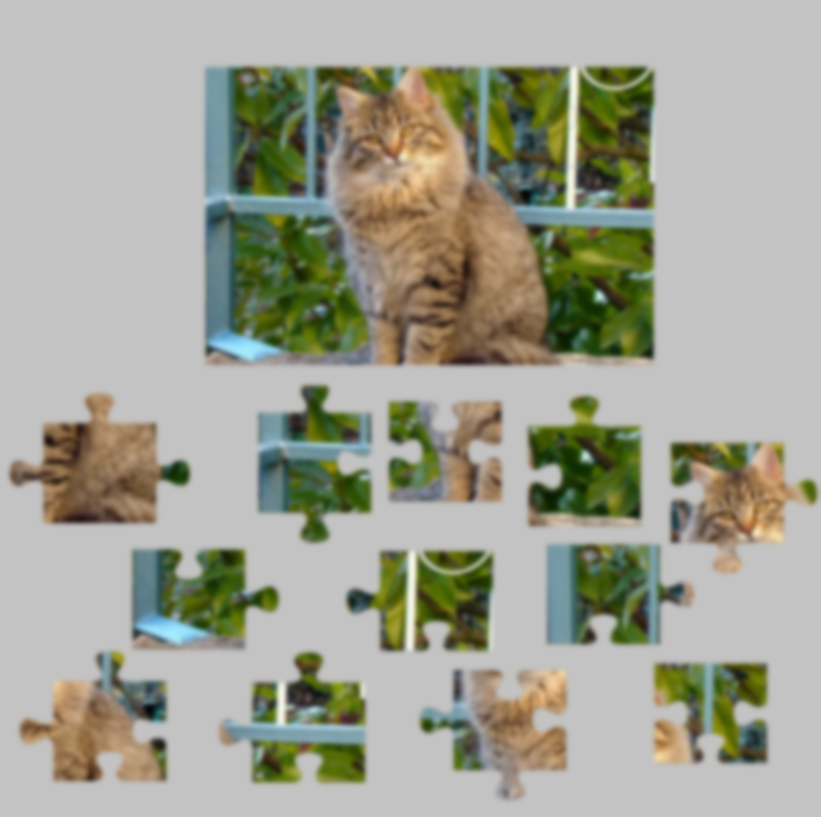
#> input picture pythonRecognitionAndGeneration/bluuuuur.png, 2462 x 2450 px (shown at 1/3 size)
$ python shape_recognition.py --image bluuuuur.png
#> lines starting #> are read from the running program, lines starting #| are printed output that depends on the picture; after the words box and inside, x2 and y2 are one past the last pixel; in counts of white or black regions, pixels touching at a corner belong together
### pythonRecognitionAndGeneration/image_search/detector.py
import cv2 as cv

PERCENT = 0.04  # Normally somewhere between 1-5%.


# Detector class will receive a contour print the vertices
class Detector:
    def __init__(self):
        pass

        # c is a contour - list of vertices.

    def detect(self, c):
        # c is the countour of our shape.
        # Countour approximation is done using approxPolyDP.
        shape = "nothing"
        perimeter = cv.arcLength(c, True)  # Perimeter of the contour.
        approx = cv.approxPolyDP(c, PERCENT * perimeter, True)  # Approxx will be a contour with smooth surfaces.
        print(approx)

### pythonRecognitionAndGeneration/shape_recognition.py
from image_search.detector import Detector

import argparse
import imutils
import cv2 as cv
import numpy as np

# Parser for arguments and potentially flags.

# Specify desired arguments.
argsParser = argparse.ArgumentParser()
argsParser.add_argument("-i", "--image", required = True,
                        help = "path to input puzzle image.") # Will correspond to "image" argument

# Parse the arguments.
args = vars(argsParser.parse_args())


# Loading and Image Processing.

image = cv.imread(args["image"])
#> image is the input picture: shape (2450, 2462, 3); mean B, G, R 147.4, 161.8, 160.7

# Resize to better approximate shapes, this should work as the pieces have rough edges and shapes.
resizedImage = imutils.resize(image, width=300)
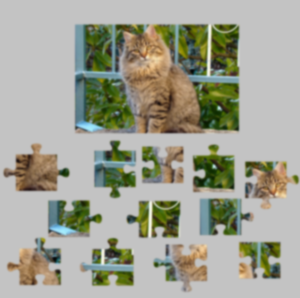
#> resizedImage: shape (298, 300, 3); mean B, G, R 147.4, 161.8, 160.7
ratio = image.shape[0] / float(resizedImage.shape[0])
#> ratio = 8.22

# Adjust brightness and contrast
# TODO: make this automatic
alpha = 1.95
beta = 0
contrastImage = cv.convertScaleAbs(resizedImage, alpha=alpha, beta=beta)
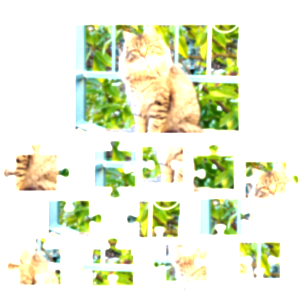
#> contrastImage: shape (298, 300, 3); mean B, G, R 211.3, 236.5, 231.5
cv.imwrite("debugimages/contrast.jpg", contrastImage)

# Convert resized image to GS, Blur it and apply threshold.
grayImage = cv.cvtColor(contrastImage, cv.COLOR_BGR2GRAY)
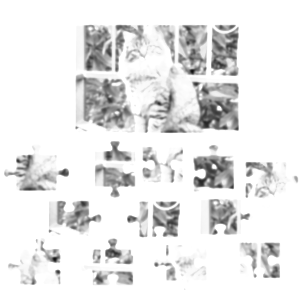
#> grayImage: shape (298, 300); min 15, max 255, mean 232.1
cv.imwrite("debugimages/gray.jpg", grayImage)


# blurredImage = cv.GaussianBlur(grayImage, (5, 5), 0)
# cv.imwrite("blur.jpg", blurredImage)

# Replaced blurredImage with grayImage.
threshImage = cv.threshold(grayImage, 195, 255, cv.THRESH_BINARY_INV)[1]
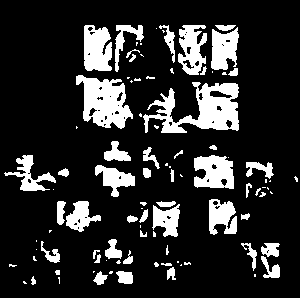
#> threshImage: shape (298, 300); 17.3% white; 96 white regions (47 under 20 px)

cv.imwrite("debugimages/thresh.jpg", threshImage)

# Find contours and deal with them.
contours = cv.findContours(threshImage, cv.RETR_EXTERNAL, cv.CHAIN_APPROX_SIMPLE)
#> contours = 96 contours, 59 with area under 20; largest, box (x1, y1, x2, y2) and area: (143, 82, 239, 133) 2365, (76, 75, 133, 129) 1850, (84, 25, 112, 71) 1026, (194, 155, 234, 189) 1021, (178, 25, 207, 75) 894
contours = imutils.grab_contours(contours)

detector = Detector()

rotatedImage = np.zeros_like(image)
for c in contours:
    print("Here is a shape: ")
    detector.detect(c)
    # Make the contour straight using the min area rectangle.
    rect = cv.minAreaRect(c)

    angle = rect[2]
    rows, cols = rotatedImage.shape[:2]
    M = cv.getRotationMatrix2D(rect[0], angle, 1)

    contour_rotated = cv.transform(c.reshape(-1, 1, 2), M).reshape(-1, 2)
    contour_rotated = contour_rotated.astype(np.int32)

    # Needed for debugging
    cv.drawContours(rotatedImage, [contour_rotated], 0, (255,255,255), 2)

    print("Here is the same shape, rotated: ")
    detector.detect(contour_rotated)

    ogArea = cv.contourArea(c)
    rotatedArea = cv.contourArea(contour_rotated)
    print("Area:")
    print(ogArea)
    print(rotatedArea)
#> this loop made 96 passes
#> (rect, angle, M, ogArea, rotatedArea) on passes 7, 10, 19, 21, 22: (((99.9, 278.3), (12.78, 10.29), -60.26), -60.26, [[0.496, -0.868, 292], [0.868, 0.496, 53.49]], 92.5, 91.5), (((171, 273), (12, 8), -90), -90, [[6.12e-17, -1, 444], [1, 6.12e-17, 102]], 60, 60), (((270, 266.5), (21, 18), -90), -90, [[6.12e-17, -1, 536.5], [1, 6.12e-17, -3.5]], 157.5, 152), (((97.95, 258.6), (9.32, 4.6), -66.8), -66.8, [[0.394, -0.919, 297.1], [0.919, 0.394, 66.72]], 22, 23), (((129, 258.2), (14.29, 7.9), -61.39), -61.39, [[0.479, -0.878, 293.9], [0.878, 0.479, 21.25]], 48.5, 50.5)
#> (rect, angle, M, ogArea, rotatedArea) on passes 5, 36, 37, 43: (((124, 277), (12, 16), -90), -90, [[6.12e-17, -1, 401], [1, 6.12e-17, 153]], 152, 152), (((245, 216), (6, 8), -90), -90, [[6.12e-17, -1, 461], [1, 6.12e-17, -29]], 30, 30), (((144.2, 215.8), (14.72, 5.28), -66.04), -66.04, [[0.406, -0.914, 282.8], [0.914, 0.406, -3.61]], 49, 48.5), (((61, 212.5), (23, 8), -90), -90, [[6.12e-17, -1, 273.5], [1, 6.12e-17, 151.5]], 135, 144)
#> (printed output is left out)
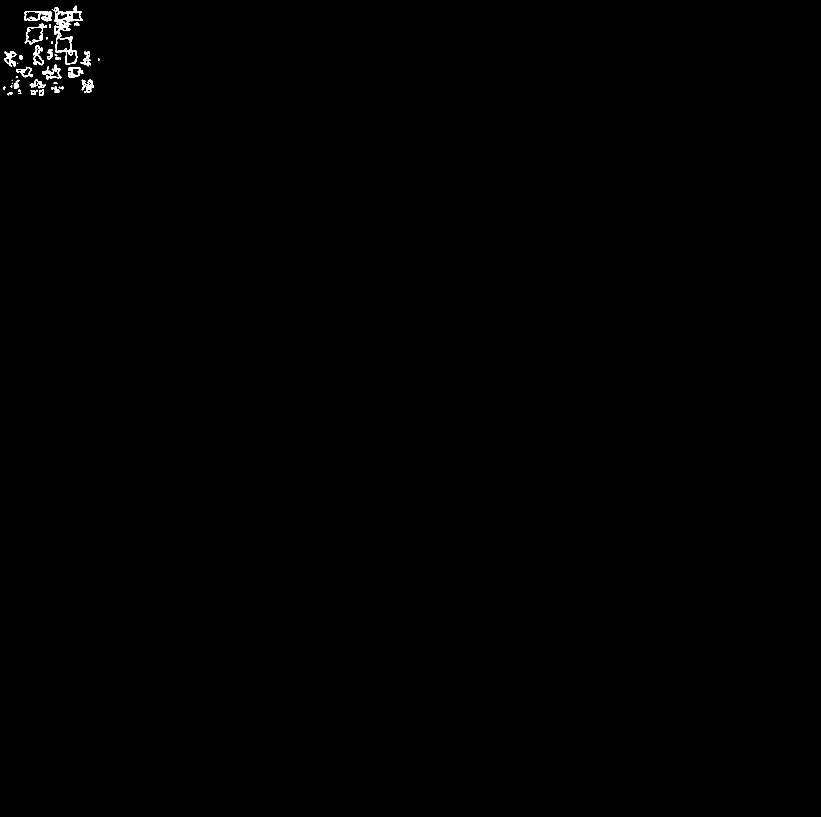
#> rotatedImage: shape (2450, 2462, 3) (shown at 1/3 size); 0.21% white; 54 white regions (9 under 20 px), largest, box (x1, y1, x2, y2) and area: (164, 17, 248, 193) 3632, (74, 33, 154, 64) 1208, (78, 71, 134, 133) 831

cv.imwrite("debugimages/straight.jpg", rotatedImage)
